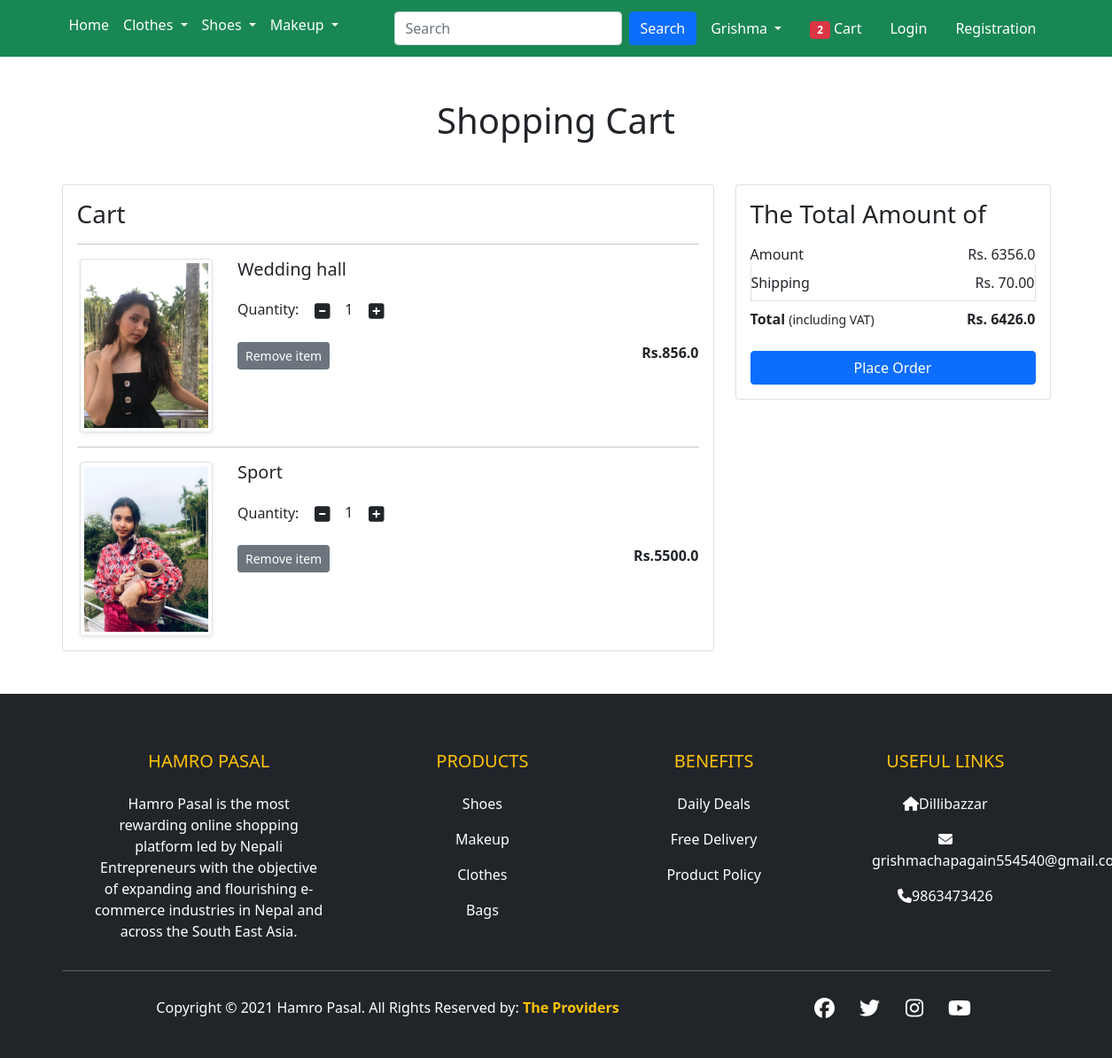
The app's page /cart/ (signed in) with its own data.
### products/models.py (models this page shows, shortened)
class Cart(models.Model):
    user = models.ForeignKey(User, on_delete=models.CASCADE)
    product = models.ForeignKey(Product, on_delete=models.CASCADE)
    quantity = models.PositiveIntegerField(default=1)

class Product(models.Model):
    title = models.CharField(max_length=100)
    Price = models.FloatField()
    Selling_Price= models.FloatField()
    Description = models.TextField()
    Manufacturer = models.CharField(max_length=100)
    category = models.CharField(choices=PASAL_CHOICES, max_length=2)
    Image = models.ImageField(upload_to='productimg')

### products/views.py (the view)
# urls.py: path('cart/', views.show_cart, name='showcart'),
def show_cart(request):
    totalitem = 0
    if request.user.is_authenticated:
        totalitem = len(Cart.objects.filter(user=request.user))
        user = request.user
        cart = Cart.objects.filter(user=user)
        amount = 0.0
        shipping_amount = 70.0
        cart_product = [p for p in Cart.objects.all() if p.user == user]
        if cart_product:
            for p in cart_product:
                tempamount = (p.quantity * p.product.Selling_Price)
                amount += tempamount
                totalamount = amount + shipping_amount
            return render(request, 'pr/addtocart.html', {'carts': cart, 'totalamount': totalamount, 'amount': amount,'totalitem':totalitem})
        else:
            return render(request, 'pr/emptycart.html')

### products/templates/pr/addtocart.html (shortened to what this page needs)
{% extends 'pr/base.html' %} {% load static %}
 {% block main-content %}
<div class="container my-5">
  <div class="row">
    <h1 class="text-center mb-5">Shopping Cart</h1>
    <div class="col-sm-8">
      <div class="card">
        <div class="card-body">
          <h3>Cart</h3>
          {% for cart in carts %}
<hr>
          <div class="row">
            <div class="col-sm-3 text-center align-self-center">
              <img
                src="{{cart.product.Image.url}}"
                alt=""
                srcset=""
                class="img-fluid img-thumbnail shadow-sm"
                height="150"
                width="150"
              />
            </div>
            <div class="col-sm-9">
              <div>
                <h5>{{cart.product.title}}</h5>
                <div class="my-3">
                  <label for="quantity">Quantity:</label>
                  <a class="minus-cart btn" pid="{{cart.product.id}}"><i class="fas fa-minus-square fa-lg"></i
                  ></a>
                  <span id="quantity">{{cart.quantity}}</span>
                  <a class="plus-cart btn" pid="{{cart.product.id}}"
                    ><i class="fas fa-plus-square fa-lg"></i
                  ></a>
                </div>
                <div class="d-flex justify-content-between">
                  <a href="#" class="btn btn-sm btn-secondary mr-3 remove-cart" pid="{{cart.product.id}}"
                    >Remove item
                  </a>
                  <p class="mb-0">
                    <span><strong>Rs.{{cart.product.Selling_Price}}</strong></span>
                  </p>
                </div>
              </div>
            </div>
          </div>
          {% endfor %}
        </div>
      </div>
    </div>
    <div class="col-sm-4">
      <div class="card">
        <div class="card-body">
          <h3>The Total Amount of</h3>
          <ul class="list-group">
            <li
              class="list-group-item d-flex justify-content-between align-items-center border-0 px-0 pb-0"
            >
              Amount<span>Rs. <span id="amount">{{amount}}</span></span>
            </li>
            <li
              class="list-group-item d-flex justify-content-between align-items-center px-0"
            >
              Shipping<span>Rs. 70.00</span>
            </li>
            <li
              class="list-group-item d-flex justify-content-between align-items-center border-0 px-0 mb-3"
            >
              <div><strong>Total</strong> <small>(including VAT)</small></div>
              <span><strong>Rs. <strong id="totalamount">{{totalamount}}</strong></strong></span>
            </li>
          </ul>
          <div class="d-grid">
            <a href="{% url 'checkout' %}" class="btn btn-primary">Place Order</a>
          </div>
        </div>
      </div>
    </div>
  </div>
</div>
{% endblock main-content %}

### records on screen
Cart: product.Image (picture), product "Wedding hall", quantity "1", product.Selling_Price "856.0"
Cart: product.Image (picture), product "Sport", quantity "1", product.Selling_Price "5500.0"

### other values on screen
{{ totalitem }} "2"
{{ amount }} "6356.0"
{{ totalamount }} "6426.0"
